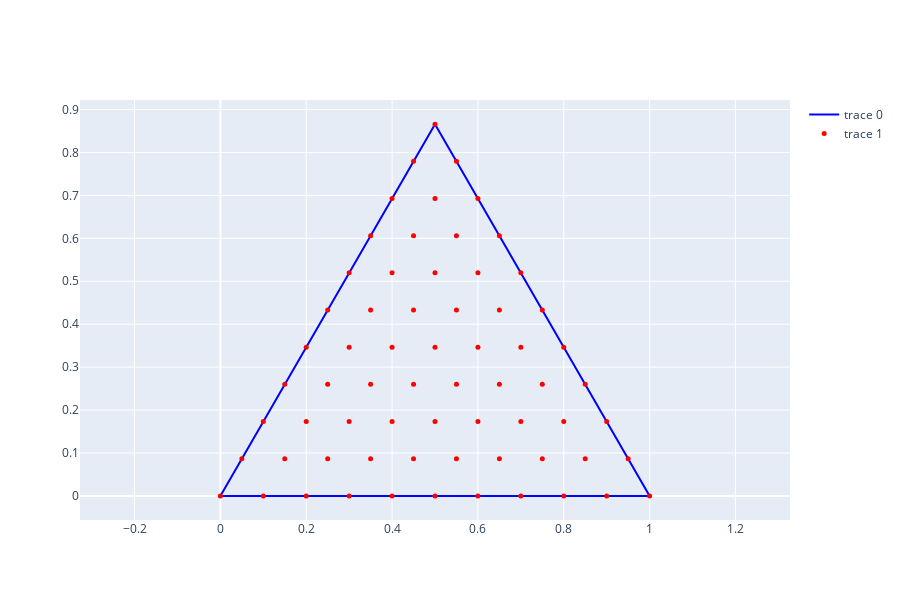

The code cell stored with this chart in its notebook:
### Code cell
# add a scatter plot of the vertices to the figure
fig.add_trace(go.Scatter(x=[v[0] for v in vertices], y=[v[1] for v in vertices],
                         mode="markers",
                         marker=dict(color="red", size=5)))

fig.show()

### Figure 1 — Plotly figure (JSON) as saved in the notebook; plotly's stock layout.template omitted (floating-point values rounded to 4 significant figures)
{"data": [{"line": {"color": "blue", "width": 2}, "mode": "lines", "type": "scatter", "x": [0, 1, 0.5, 0], "y": [0, 0, 0.866, 0]}, {"marker": {"color": "red", "size": 5}, "mode": "markers", "type": "scatter", "x": [0.5, 0.55, 0.6, 0.65, 0.7, 0.75, 0.8, 0.85, 0.9, 0.95, 1, 0.45, 0.5, 0.55, 0.6, 0.65, 0.7, 0.75, 0.8, 0.85, 0.9, 0.4, 0.45, 0.5, 0.55, 0.6, 0.65, 0.7, 0.75, 0.8, 0.35, 0.4, 0.45, 0.5, 0.55, 0.6, 0.65, 0.7, 0.3, 0.35, 0.4, 0.45, 0.5, 0.55, 0.6, 0.25, 0.3, 0.35, 0.4, 0.45, 0.5, 0.2, 0.25, 0.3, 0.35, 0.4, 0.15, 0.2, 0.25, 0.3, 0.1, 0.15, 0.2, 0.05, 0.1, 0], "y": [0.866, 0.7794, 0.6928, 0.6062, 0.5196, 0.433, 0.3464, 0.2598, 0.1732, 0.0866, 0, 0.7794, 0.6928, 0.6062, 0.5196, 0.433, 0.3464, 0.2598, 0.1732, 0.0866, 0, 0.6928, 0.6062, 0.5196, 0.433, 0.3464, 0.2598, 0.1732, 0.0866, 0, 0.6062, 0.5196, 0.433, 0.3464, 0.2598, 0.1732, 0.0866, 0, 0.5196, 0.433, 0.3464, 0.2598, 0.1732, 0.0866, 0, 0.433, 0.3464, 0.2598, 0.1732, 0.0866, 0, 0.3464, 0.2598, 0.1732, 0.0866, 0, 0.2598, 0.1732, 0.0866, 0, 0.1732, 0.0866, 0, 0.0866, 0, 0]}], "layout": {"height": 600, "xaxis": {"scaleanchor": "y", "scaleratio": 1}, "yaxis": {"scaleanchor": "x", "scaleratio": 1}}}
